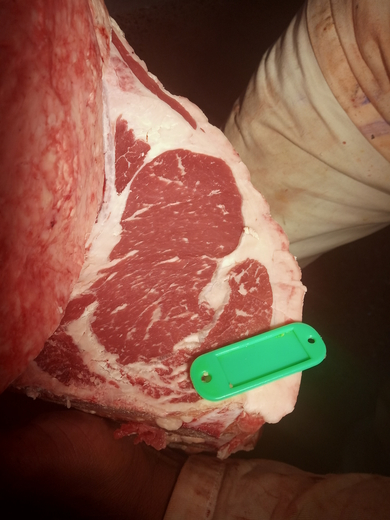
#> input picture Aula morfologia/8_t3.jpg, 390 x 520 px, found by its file name
$ python main.py
#> lines starting #> are read from the running program, lines starting #| are printed output that depends on the picture; after the words box and inside, x2 and y2 are one past the last pixel; in counts of white or black regions, pixels touching at a corner belong together
# -*- coding: utf-8 -*-
import cv2
from unidecode import unidecode

img = cv2.imread('8_t3.jpg')
#> img is the input picture: shape (520, 390, 3); mean B, G, R 65.5, 82.7, 126.1

# desenhar uma linha
# aqui as cores são bgr
#cv2.line(img,(10,10), (200,200), (255,0,0), 10)

# desenhar retangulo
# onde começa o retangulo |
#cv2.rectangle(img, (10,10), (200,200), (255,0,0), 10)

#print(img.shape)

#500 = comprimento
#75 = largura
x,y,w,h = 0,0,img.shape[1],75
#> x = 0; y = 0; w = 390; h = 75

        # Draw black background rectangle
cv2.rectangle(img, (x, x), (w, h), (0,0,0), -1)
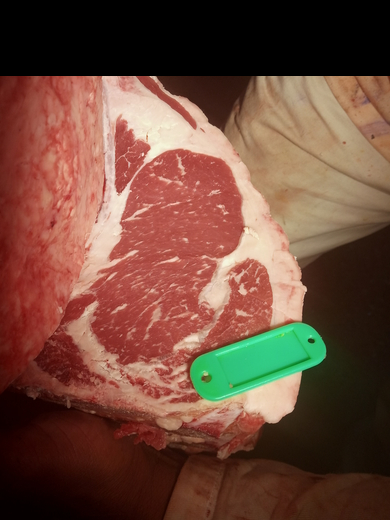
#> img: shape (520, 390, 3); 14.62% of pixels changed, all inside (x1, y1, x2, y2) = (0, 0, 390, 76)

# desenhar circulo
#cv2.circle(img, (150,30), 50, (0,0,255), 3)

# desenhar texto

img1 = img

text = "Imagem Invalida, tire uma nova foto."

cv2.putText(img1, text,
        (10, 20),
        cv2.QT_FONT_NORMAL,
        0.5,
        ( 0, 255, 0),
        1, cv2.LINE_AA)
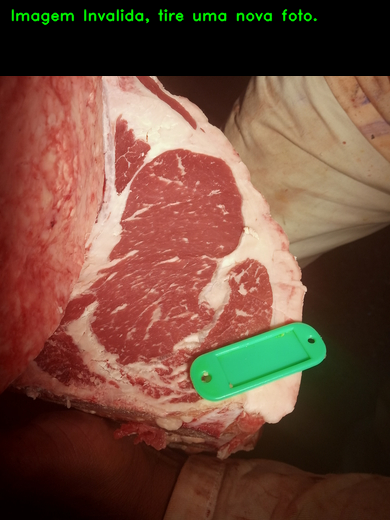
#> img1: shape (520, 390, 3); 0.99% of pixels changed, all inside (x1, y1, x2, y2) = (11, 9, 318, 26)
cv2.imshow('img1', img1)

cv2.putText(img, text,
        (10, 20),
        cv2.QT_FONT_NORMAL,
        0.5,
        ( 0, 255, 0),
        1)
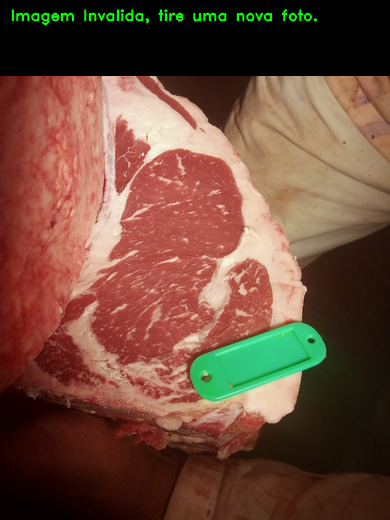
#> img: shape (520, 390, 3); 0.99% of pixels changed, all inside (x1, y1, x2, y2) = (11, 9, 318, 26)
cv2.imshow('img', img)


cv2.waitKey(0)
